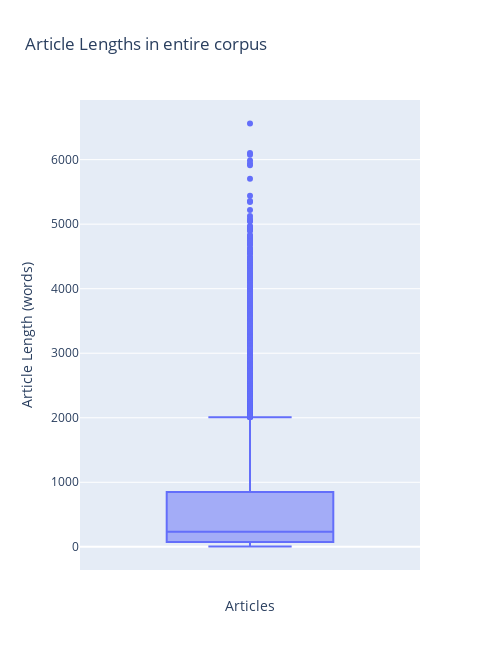

The notebook cell this image was saved under:
### Markdown cell above
## Visualize the average length of articles per newspaper

First, let's use [plotly](https://plotly.com/python/) to create a boxplot of all article lengths in the corpus.

### Code cell
fig = px.box(
    y=data['article_length'],
    labels={'y': 'Article length (words)'},
    title='Article lengths in entire corpus'
)

fig.update_layout(
    height = 650,
    width = 500,
    xaxis_title_text='Articles'
)

fig.show()

### Figure 1 — Plotly figure (JSON) as saved in the notebook; plotly's stock layout.template omitted (floating-point values rounded to 4 significant figures; data arrays with more than 128 entries replaced by an {"elided": "..."} marker saying what was removed)
{"data": [{"alignmentgroup": "True", "hovertemplate": "Article Length (words)=%{y}<extra></extra>", "legendgroup": "", "marker": {"color": "#636efa"}, "name": "", "notched": false, "offsetgroup": "", "orientation": "v", "showlegend": false, "type": "box", "x0": " ", "xaxis": "x", "y": {"elided": "16351 int values"}, "y0": " ", "yaxis": "y"}], "layout": {"boxmode": "group", "height": 650, "legend": {"tracegroupgap": 0}, "title": {"text": "Article Lengths in entire corpus"}, "width": 500, "xaxis": {"anchor": "y", "domain": [0, 1], "title": {"text": "Articles"}}, "yaxis": {"anchor": "x", "domain": [0, 1], "title": {"text": "Article Length (words)"}}}}
